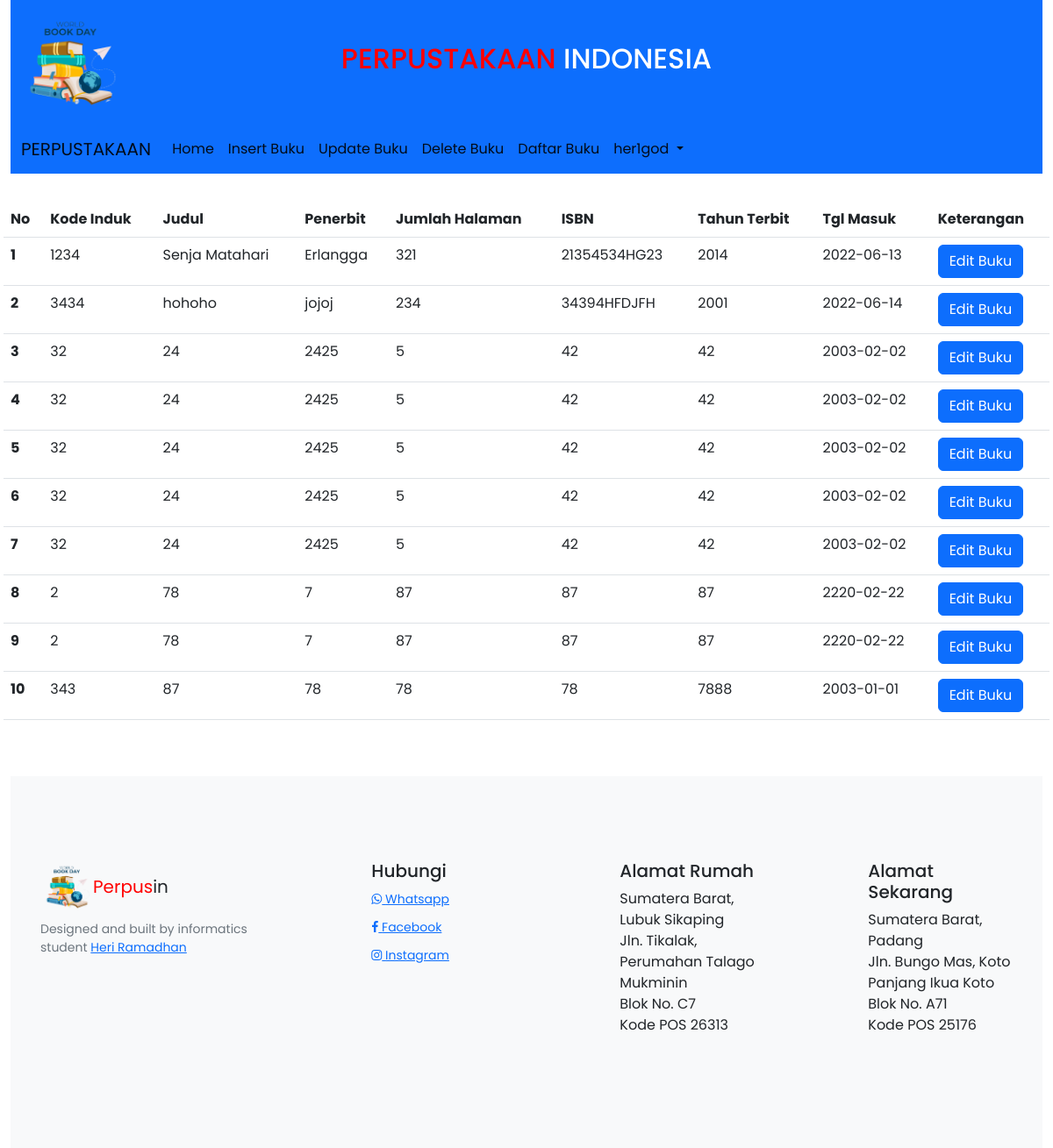
The page /update_buku.php (signed in) on the database its author committed.
### tables this page shows
CREATE TABLE `tbbuku` (
  `id` int NOT NULL,
  `kode_induk` int NOT NULL,
  `judul` varchar(100) NOT NULL,
  `penerbit` varchar(100) NOT NULL,
  `pengarang` varchar(100) NOT NULL,
  `jum_hal` int NOT NULL,
  `isbn` varchar(50) NOT NULL,
  `tahun_terbit` int NOT NULL,
  `tgl_masuk` date NOT NULL
);

### update_buku.php (the view, shortened to what this page needs)
<?php
include_once 'database.php';
$result = mysqli_query($conn, "SELECT * FROM tbbuku");
?>
<!doctype html>
<html lang="en">
<head>
    <link rel="stylesheet" href="https://cdn.jsdelivr.net/npm/bootstrap@5.2.0-beta1/dist/css/bootstrap.min.css"
>
    <link rel="stylesheet" href="./css/gaya.css">
    <link rel="stylesheet" href="https://maxcdn.bootstrapcdn.com/font-awesome/4.7.0/css/font-awesome.min.css">
</head>
<body>
    <div class="container-fluid">
        <?php
        include 'header.php';
        ?>
        <div class="halaman row row-cols-2 row-cols-md-2 g-3 mt-3">
                <?php
    if (mysqli_num_rows($result) > 0) {
    ?>
                <table class="table">
                    <thead>
                        <th scope="col">No</th>
                        <th scope="col">Kode Induk</th>
                        <th scope="col">Judul</th>
                        <th scope="col">Penerbit</th>
                        <th scope="col">Jumlah Halaman</th>
                        <th scope="col">ISBN</th>
                        <th scope="col">Tahun Terbit</th>
                        <th scope="col">Tgl Masuk</th>
                        <th scope="col">Keterangan</th>
                    </thead>
                    <?php
        $i=1;
        while ($row = mysqli_fetch_array($result)) {
        ?>
                    <tbody>
                        <tr>
                            <th scope="row"><?php echo $i ?></th>
                            <td><?php echo $row['kode_induk'] ?></td>
                            <td><?php echo $row['judul'] ?></td>
                            <td><?php echo $row['penerbit'] ?></td>
                            <td><?php echo $row['jum_hal'] ?></td>
                            <td><?php echo $row['isbn'] ?></td>
                            <td><?php echo $row['tahun_terbit'] ?></td>
                            <td><?php echo $row['tgl_masuk'] ?></td>
                            <td><a href="updateBuku_proses.php?id=<?php echo $row['id']; ?>"><button type="button"
                                        class="btn btn-primary">Edit Buku</button></a></td>
                        </tr>
                    </tbody>
                    <?php
        $i++;
        }
        ?>
                </table>
                <?php
    }
    else{
        echo "Data tidak ditemukan";
    }
    ?>
            </div>
            <?php
            include 'footer.php';
            ?>
    </div>
</body>
</html>

### css/gaya.css (style rules this page uses)
* { font-family: 'Poppins', sans-serif; }
a { font-size: 14px; }

### rows shown on the page
tbbuku: kode_induk "1234", judul "Senja Matahari", penerbit "Erlangga", jum_hal "321", isbn "21354534HG23", tahun_terbit "2014", tgl_masuk "2022-06-13"
tbbuku: kode_induk "3434", judul "hohoho", penerbit "jojoj", jum_hal "234", isbn "34394HFDJFH", tahun_terbit "2001", tgl_masuk "2022-06-14"
tbbuku: kode_induk "32", judul "24", penerbit "2425", jum_hal "5", isbn "42", tahun_terbit "42", tgl_masuk "2003-02-02"
tbbuku: kode_induk "32", judul "24", penerbit "2425", jum_hal "5", isbn "42", tahun_terbit "42", tgl_masuk "2003-02-02"
tbbuku: kode_induk "32", judul "24", penerbit "2425", jum_hal "5", isbn "42", tahun_terbit "42", tgl_masuk "2003-02-02"
tbbuku: kode_induk "32", judul "24", penerbit "2425", jum_hal "5", isbn "42", tahun_terbit "42", tgl_masuk "2003-02-02"
tbbuku: kode_induk "32", judul "24", penerbit "2425", jum_hal "5", isbn "42", tahun_terbit "42", tgl_masuk "2003-02-02"
tbbuku: kode_induk "2", judul "78", penerbit "7", jum_hal "87", isbn "87", tahun_terbit "87", tgl_masuk "2220-02-22"
tbbuku: kode_induk "2", judul "78", penerbit "7", jum_hal "87", isbn "87", tahun_terbit "87", tgl_masuk "2220-02-22"
tbbuku: kode_induk "343", judul "87", penerbit "78", jum_hal "78", isbn "78", tahun_terbit "7888", tgl_masuk "2003-01-01"

### other values the page prints
$_SESSION['username'] "her1god"
